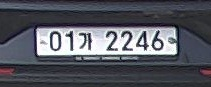
#> input picture images/img_car_3.jpg, 211 x 87 px
$ python adaptiveGausian.py
#> lines starting #> are read from the running program, lines starting #| are printed output that depends on the picture; after the words box and inside, x2 and y2 are one past the last pixel; in counts of white or black regions, pixels touching at a corner belong together
import cv2 as cv
import numpy as np
from matplotlib import pyplot as plt

img = cv.imread('images/img_car_3.jpg', cv.IMREAD_GRAYSCALE)
#> img: shape (87, 211); min 0, max 255, mean 87.7
assert img is not None, "file couldn't be read"

# img = cv.medianBlur(img, 5)

ret, th1 = cv.threshold(img, 127, 255, cv.THRESH_BINARY)
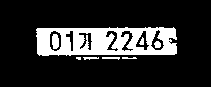
#> th1: shape (87, 211); 17.6% white; 8 white regions (1 under 20 px), largest, box (x1, y1, x2, y2) and area: (36, 27, 177, 56) 2976, (52, 34, 59, 49) 91, (154, 41, 161, 48) 39
th2 = cv.adaptiveThreshold(img, 255, cv.ADAPTIVE_THRESH_MEAN_C, cv.THRESH_BINARY, 11, 2)
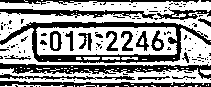
#> th2: shape (87, 211); 59.4% white; 133 black regions (112 under 20 px), largest, box (x1, y1, x2, y2) and area: (0, 22, 211, 63) 2172, (0, 63, 211, 79) 1375, (0, 81, 211, 87) 759
th3 = cv.adaptiveThreshold(img, 255, cv.ADAPTIVE_THRESH_GAUSSIAN_C, cv.THRESH_BINARY, 11, 2)
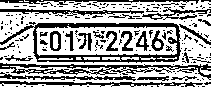
#> th3: shape (87, 211); 62.4% white; black in thin lines or dots

images = [img, th1, th2, th3]
for i in range(4):
    plt.subplot(2, 2, i+1),plt.imshow(images[i], 'gray')
    plt.xticks([]),plt.yticks([])
plt.show()
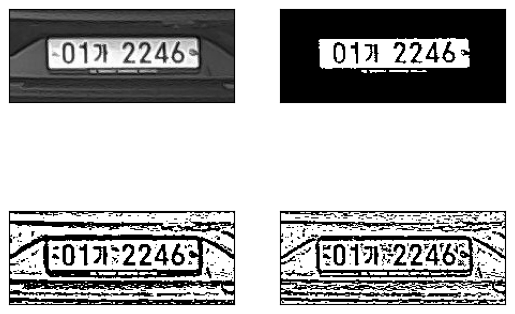
#> figure drawn by matplotlib, 4 panels

$ run again, with images/20230331_1.jpg copied over images/img_car_3.jpg
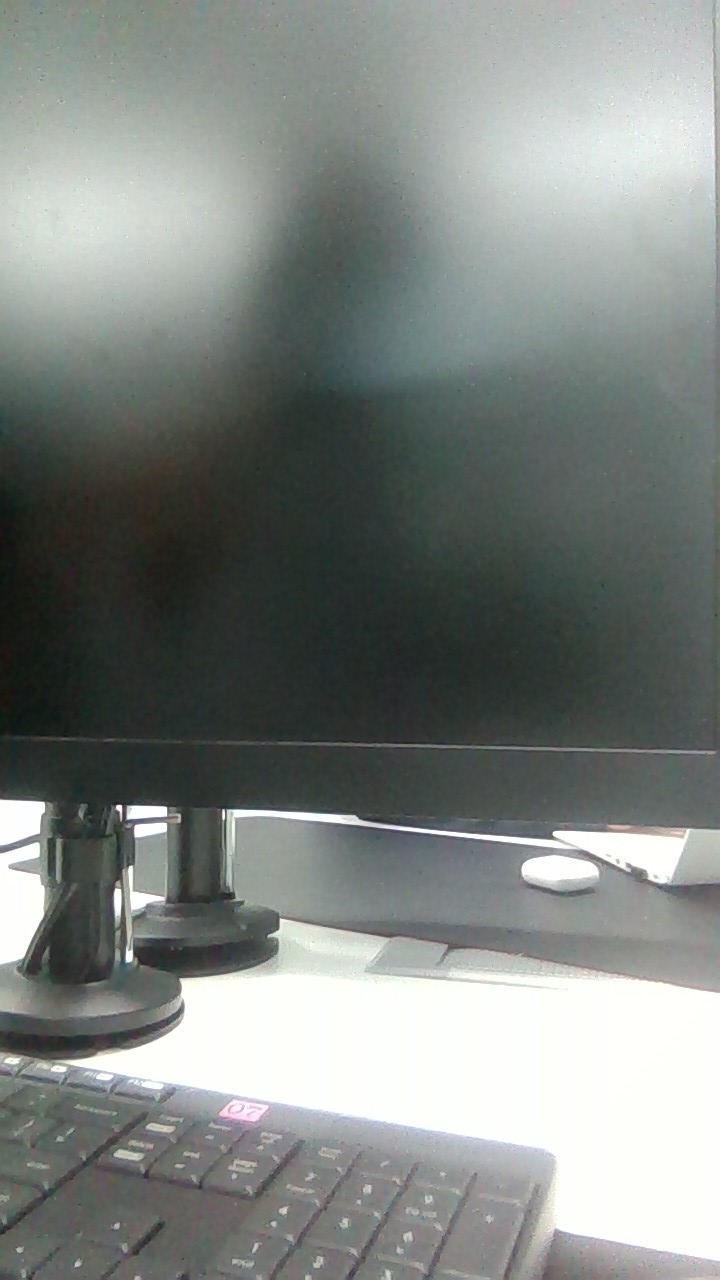
#> input picture images/20230331_1.jpg, 720 x 1280 px
#> `ret, th1 = cv.threshold(img, 127, 255, cv.THRESH_BINARY)`:
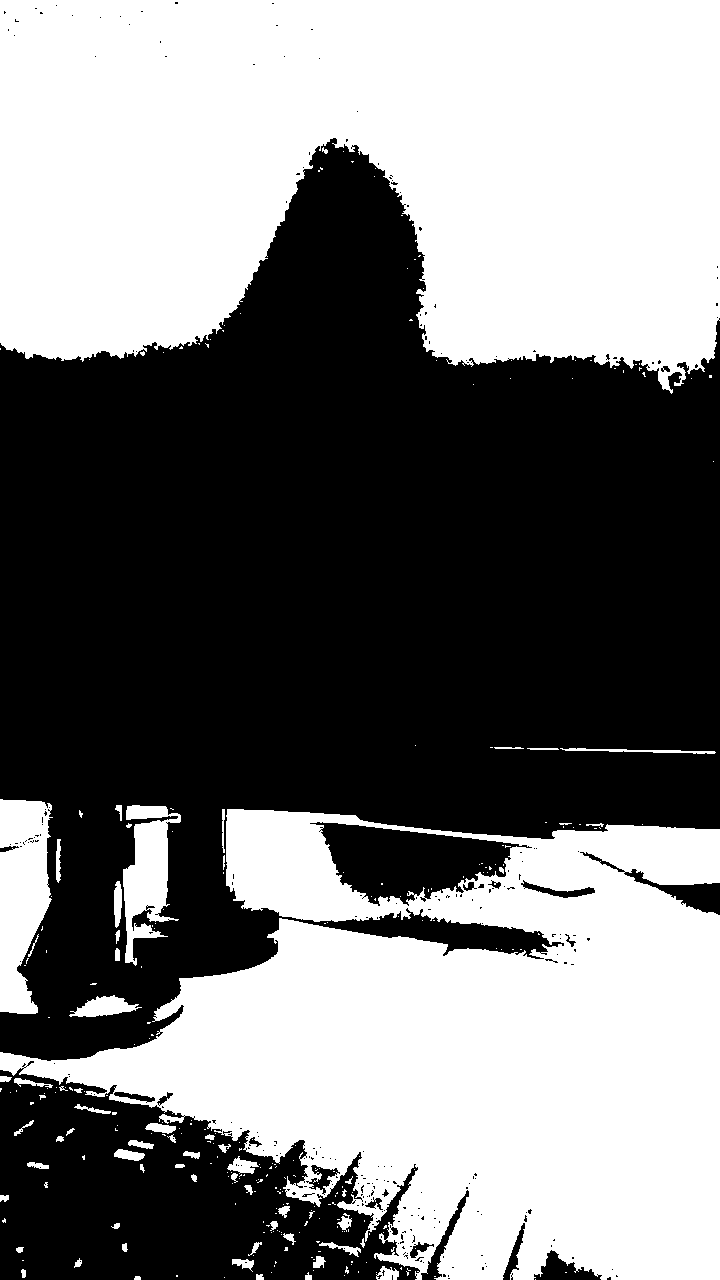
#> th1: shape (1280, 720); 48.2% white; 290 white regions (227 under 20 px), largest, box (x1, y1, x2, y2) and area: (0, 0, 720, 394) 226673, (0, 809, 720, 1280) 197932, (0, 799, 53, 1014) 8398
#> th2: shape (1280, 720); 80.4% white; 12193 black regions (10748 under 20 px), largest, box (x1, y1, x2, y2) and area: (0, 789, 720, 1032) 24338, (0, 1062, 557, 1280) 14793, (0, 781, 83, 985) 4743
#> th3: shape (1280, 720); 87.2% white; black in thin lines or dots
#> `plt.show()`:
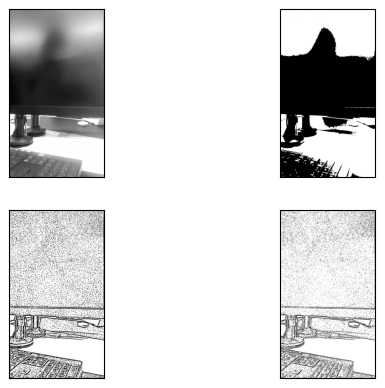
#> figure drawn by matplotlib, 4 panels

$ run again, with images/20230331_2.jpg copied over images/img_car_3.jpg
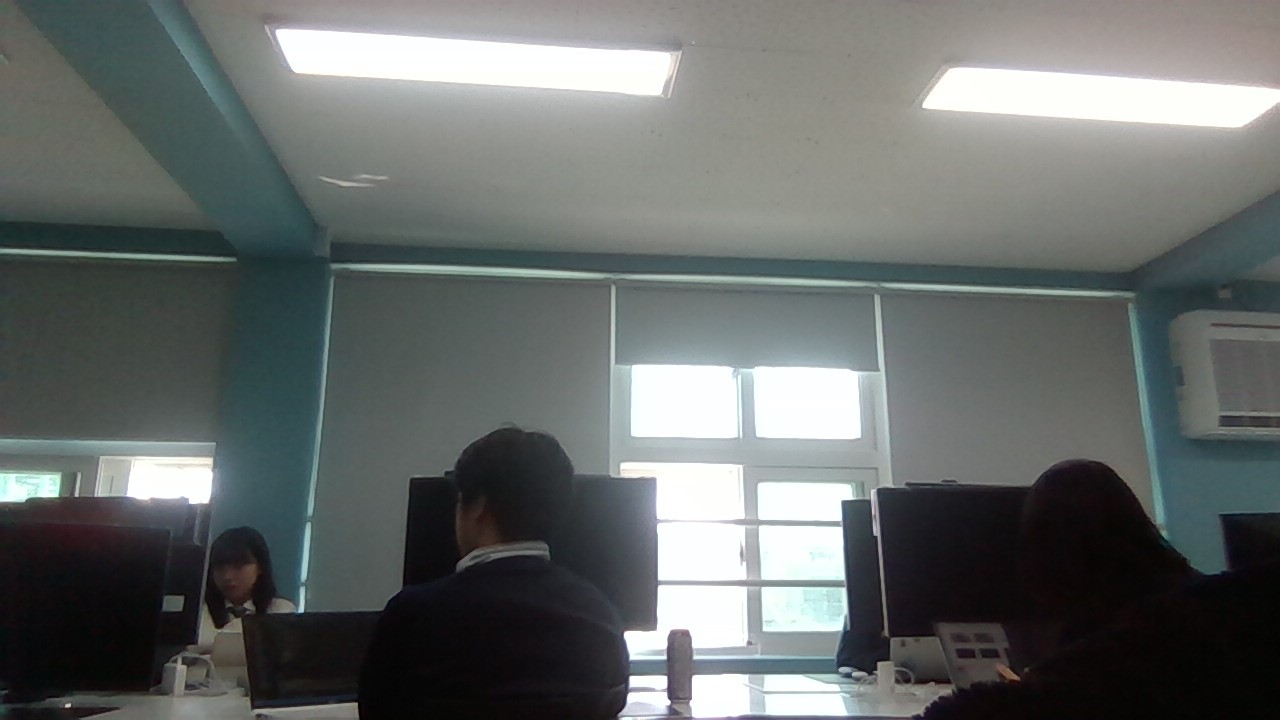
#> input picture images/20230331_2.jpg, 1280 x 720 px
#> `ret, th1 = cv.threshold(img, 127, 255, cv.THRESH_BINARY)`:
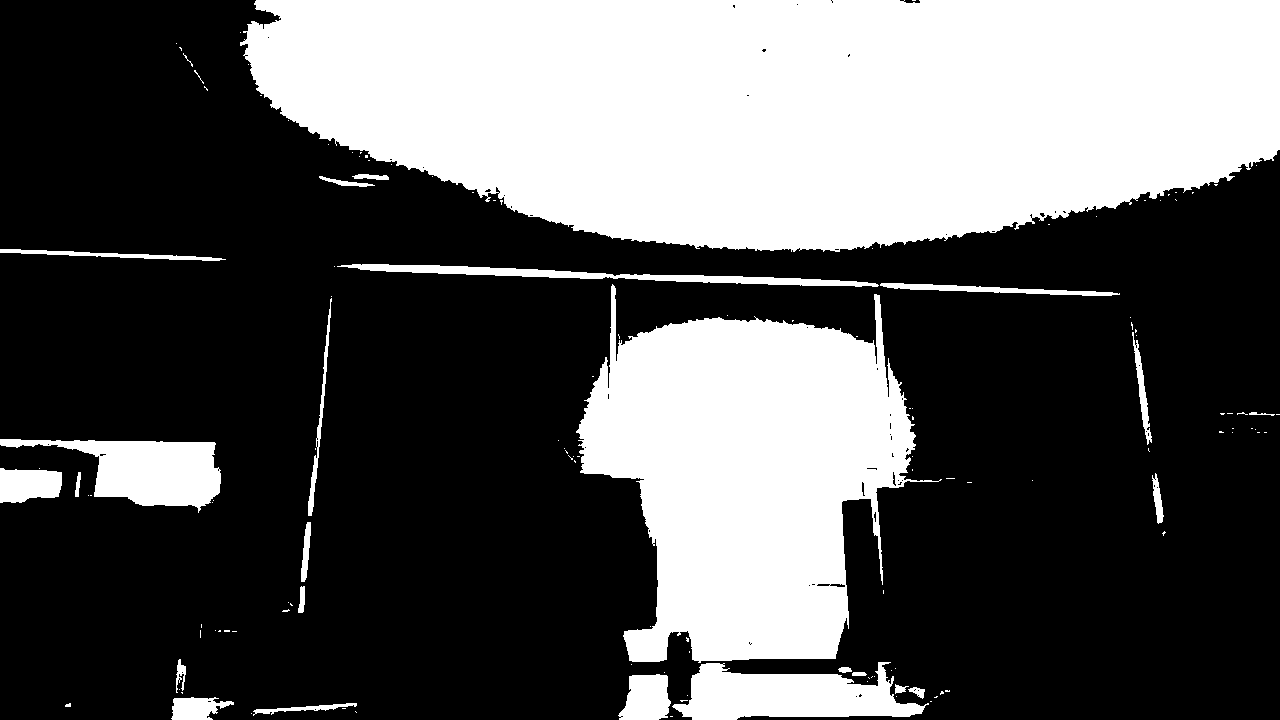
#> th1: shape (720, 1280); 35.5% white; 137 white regions (110 under 20 px), largest, box (x1, y1, x2, y2) and area: (240, 0, 1280, 252) 212417, (576, 284, 942, 663) 83141, (672, 662, 929, 720) 9304
#> th2: shape (720, 1280); 83.8% white; 8208 black regions (7873 under 20 px), largest, box (x1, y1, x2, y2) and area: (204, 267, 1175, 720) 24851, (444, 428, 1240, 720) 22291, (257, 189, 1280, 298) 9996
#> th3: shape (720, 1280); 89.9% white; 8201 black regions (7956 under 20 px), largest, box (x1, y1, x2, y2) and area: (574, 465, 959, 720) 13142, (260, 266, 1175, 619) 12092, (0, 432, 229, 710) 5745
#> `plt.show()`:
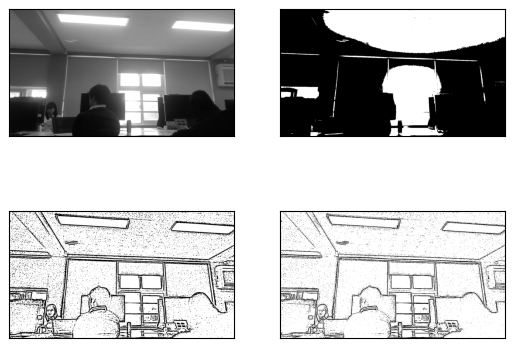
#> figure drawn by matplotlib, 4 panels
